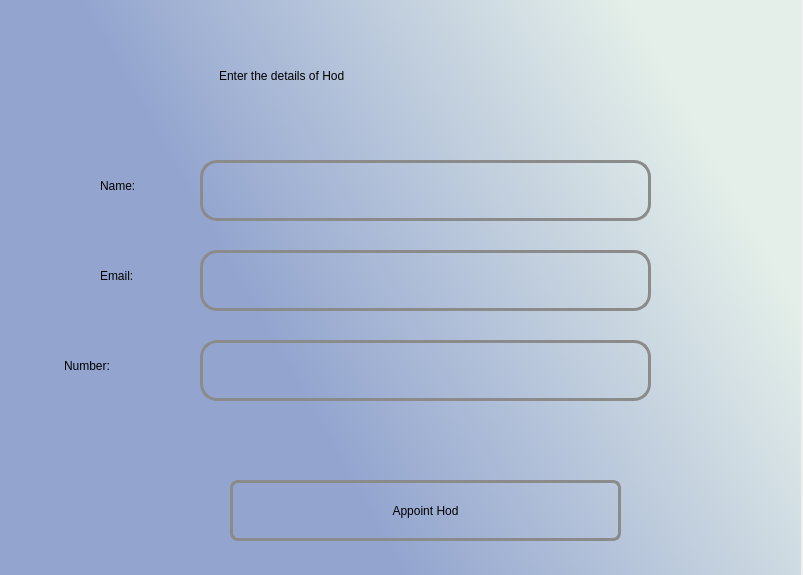
<?xml version="1.0" encoding="UTF-8"?>
<ui version="4.0">
 <class>Dialog</class>
 <widget class="QDialog" name="Dialog">
  <property name="geometry">
   <rect>
    <x>0</x>
    <y>0</y>
    <width>803</width>
    <height>575</height>
   </rect>
  </property>
  <property name="windowTitle">
   <string>Dialog</string>
  </property>
  <widget class="QWidget" name="bgwidget" native="true">
   <property name="geometry">
    <rect>
     <x>-10</x>
     <y>0</y>
     <width>811</width>
     <height>581</height>
    </rect>
   </property>
   <property name="styleSheet">
    <string notr="true">QWidget#bgwidget{
background-color:qlineargradient(spread:pad, x1:0.419, y1:0.767227, x2:1, y2:0.534, stop:0 rgba(147, 165, 207, 255), stop:1 rgba(228, 239, 233, 255))
}</string>
   </property>
   <widget class="QLabel" name="label">
    <property name="geometry">
     <rect>
      <x>229</x>
      <y>20</y>
      <width>421</width>
      <height>111</height>
     </rect>
    </property>
    <property name="styleSheet">
     <string notr="true">font: 24pt &quot;Sans Serif Collection&quot;;</string>
    </property>
    <property name="text">
     <string>Enter the details of Hod</string>
    </property>
   </widget>
   <widget class="QLineEdit" name="hodName">
    <property name="geometry">
     <rect>
      <x>210</x>
      <y>160</y>
      <width>451</width>
      <height>61</height>
     </rect>
    </property>
    <property name="styleSheet">
     <string notr="true">border-radius:17px;
background-color:rgba(0,0,0,0);
border:3px solid rgb(139, 139, 139);
font: 18pt &quot;Sans Serif Collection&quot;;</string>
    </property>
    <property name="text">
     <string/>
    </property>
   </widget>
   <widget class="QLabel" name="label_2">
    <property name="geometry">
     <rect>
      <x>110</x>
      <y>160</y>
      <width>131</width>
      <height>51</height>
     </rect>
    </property>
    <property name="styleSheet">
     <string notr="true">font: 18pt &quot;Sans Serif Collection&quot;;
</string>
    </property>
    <property name="text">
     <string>Name:</string>
    </property>
   </widget>
   <widget class="QLabel" name="label_3">
    <property name="geometry">
     <rect>
      <x>110</x>
      <y>250</y>
      <width>131</width>
      <height>51</height>
     </rect>
    </property>
    <property name="styleSheet">
     <string notr="true">font: 18pt &quot;Sans Serif Collection&quot;;
</string>
    </property>
    <property name="text">
     <string>Email:</string>
    </property>
   </widget>
   <widget class="QLineEdit" name="hodEmail">
    <property name="geometry">
     <rect>
      <x>210</x>
      <y>250</y>
      <width>451</width>
      <height>61</height>
     </rect>
    </property>
    <property name="styleSheet">
     <string notr="true">border-radius:17px;
background-color:rgba(0,0,0,0);
border:3px solid rgb(139, 139, 139);
font: 18pt &quot;Sans Serif Collection&quot;;</string>
    </property>
    <property name="text">
     <string/>
    </property>
   </widget>
   <widget class="QLabel" name="label_4">
    <property name="geometry">
     <rect>
      <x>74</x>
      <y>340</y>
      <width>131</width>
      <height>51</height>
     </rect>
    </property>
    <property name="styleSheet">
     <string notr="true">font: 18pt &quot;Sans Serif Collection&quot;;
</string>
    </property>
    <property name="text">
     <string>Number:</string>
    </property>
   </widget>
   <widget class="QLineEdit" name="hodNumber">
    <property name="geometry">
     <rect>
      <x>210</x>
      <y>340</y>
      <width>451</width>
      <height>61</height>
     </rect>
    </property>
    <property name="styleSheet">
     <string notr="true">border-radius:17px;
background-color:rgba(0,0,0,0);
border:3px solid rgb(139, 139, 139);
font: 18pt &quot;Sans Serif Collection&quot;;</string>
    </property>
    <property name="text">
     <string/>
    </property>
   </widget>
   <widget class="QPushButton" name="hodBtn">
    <property name="geometry">
     <rect>
      <x>240</x>
      <y>480</y>
      <width>391</width>
      <height>61</height>
     </rect>
    </property>
    <property name="styleSheet">
     <string notr="true">border-radius:8px;
border:3px solid rgb(139, 139, 139);
background-color:rgba(0,0,0,0);
font: 22pt &quot;Sans Serif Collection&quot;;</string>
    </property>
    <property name="text">
     <string>Appoint Hod</string>
    </property>
   </widget>
   <widget class="QLabel" name="error">
    <property name="geometry">
     <rect>
      <x>210</x>
      <y>420</y>
      <width>441</width>
      <height>41</height>
     </rect>
    </property>
    <property name="styleSheet">
     <string notr="true">font: 14pt &quot;Sans Serif Collection&quot;;
color:red;
background-color: rgba(0,0,0,0);</string>
    </property>
    <property name="text">
     <string/>
    </property>
   </widget>
  </widget>
 </widget>
 <resources/>
 <connections/>
</ui>
